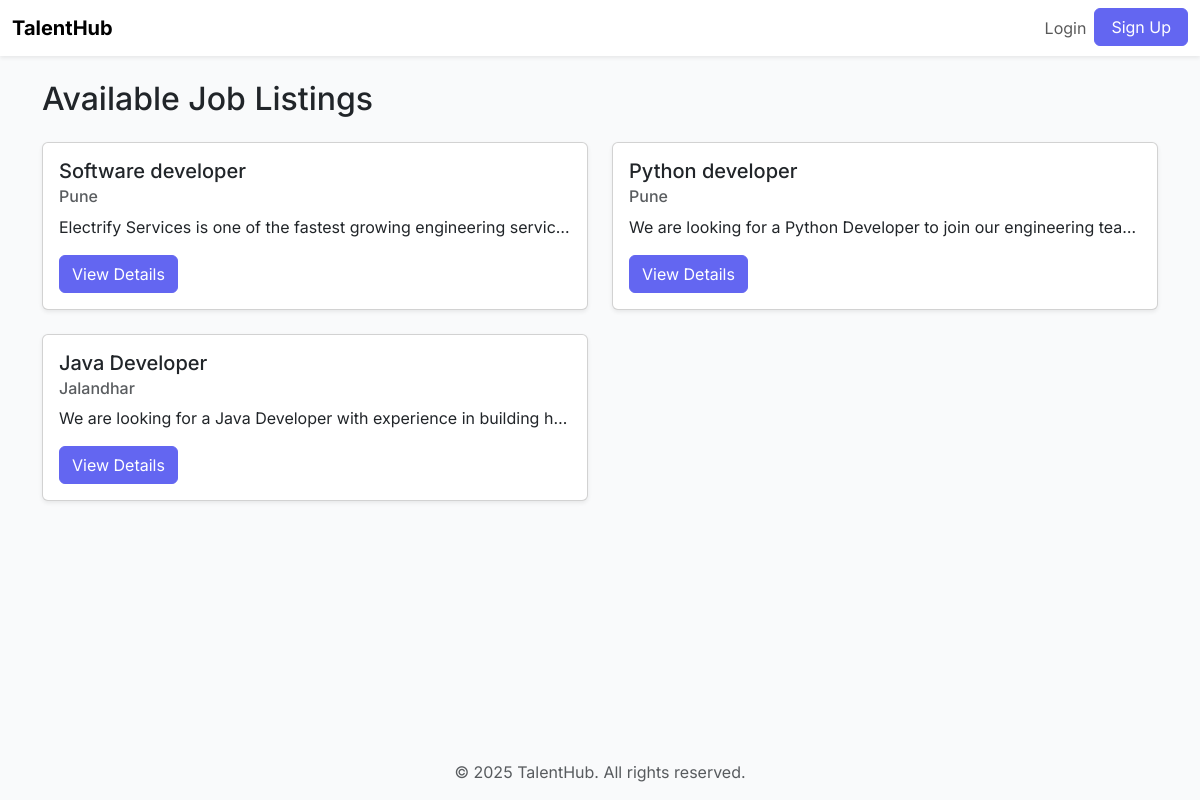
Screenshot of /jobs/ with the database file from the repository.
### jobs/models.py (models this page shows, shortened)
class JobListing(models.Model):
    title = models.CharField(max_length=255)
    description = models.TextField()
    requirements = models.TextField()
    location = models.CharField(max_length=100)
    is_active = models.BooleanField(default=True)
    posted_by = models.ForeignKey(
        settings.AUTH_USER_MODEL,
        on_delete=models.CASCADE,
        limit_choices_to={'role': 'RECRUITER'} # Ensures only recruiters can post
    )
    created_at = models.DateTimeField(auto_now_add=True)

### jobs/views.py (the view)
# urls.py: path('', views.JobListView.as_view(), name='job_list'),
class JobListView(ListView):
    model = JobListing
    template_name = 'jobs/job_list.html'
    context_object_name = 'jobs'
    queryset = JobListing.objects.filter(is_active=True)

### jobs/templates/jobs/job_list.html
{% extends "base.html" %}
{% block content %}
  <h2 class="mb-4">Available Job Listings</h2>
  <div class="row">
    {% for job in jobs %}
      <div class="col-md-6 mb-4">
        <div class="card h-100 shadow-sm">
          <div class="card-body d-flex flex-column">
            <h5 class="card-title">{{ job.title }}</h5>
            <h6 class="card-subtitle mb-2 text-muted">{{ job.location }}</h6>
            <p class="card-text text-truncate">{{ job.description }}</p>
            <div class="mt-auto">
              <a href="{% url 'job_detail' job.pk %}" class="btn btn-primary">View Details</a>
            </div>
          </div>
        </div>
      </div>
    {% empty %}
      <div class="col">
        <div class="alert alert-info" role="alert">
          No jobs have been posted yet.
        </div>
      </div>
    {% endfor %}
  </div>
{% endblock %}

### templates/base.html (style rules this page uses)
:root { --bs-primary: #6366F1; --bs-primary-rgb: 99, 102, 241; --bs-link-color: #6366F1; --bs-link-hover-color: #4338CA; }
body { font-family: 'Inter', sans-serif; background-color: #F9FAFB; }
.btn-primary { --bs-btn-bg: #6366F1; --bs-btn-border-color: #6366F1; --bs-btn-hover-bg: #4338CA; --bs-btn-hover-border-color: #4338CA; --bs-btn-active-bg: #4338CA; --bs-btn-active-border-color: #4338CA; --bs-btn-disabled-bg: #6366F1; --bs-btn-disabled-border-color: #6366F1; }
.card { transition: all 0.2s ease-in-out; }

### rows the page displays
JobListing: title "Software developer", location "Pune", description "Electrify Services is one of the fastest growing engineering servic…"
JobListing: title "Python developer", location "Pune", description "We are looking for a Python Developer to join our engineering tea…"
JobListing: title "Java Developer", location "Jalandhar", description "We are looking for a Java Developer with experience in building h…"
